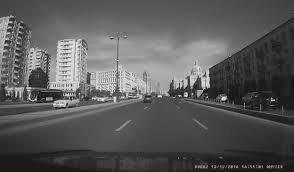
#> input picture p7/road.png, 294 x 172 px
$ python p7.py
#> lines starting #> are read from the running program, lines starting #| are printed output that depends on the picture

import cv2
import matplotlib.pyplot as plt

# Read the color image
img = cv2.imread("road.png")  # Load image in BGR format (default in OpenCV)
#> img is the input picture: shape (172, 294, 3); min 0, max 252, mean 89.2

# Check if the image loaded successfully
if img is None:
    print("Error: Image not found or path is incorrect.")
else:
    # Convert the image from BGR to HSV
    hsv = cv2.cvtColor(img, cv2.COLOR_BGR2HSV)
#> hsv: shape (172, 294, 3); mean H, S, V 0, 0, 89.2
    # Split into H, S, V channels
    h, s, v = cv2.split(hsv)
#> h: shape (172, 294); every value is 0

    # Apply histogram equalization on the V (brightness) channel
    v_eq = cv2.equalizeHist(v)
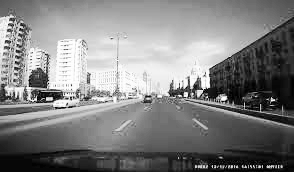
#> v_eq: shape (172, 294); min 0, max 255, mean 128.5

    # Merge the channels back
    hsv_eq = cv2.merge([h, s, v_eq])
#> hsv_eq: shape (172, 294, 3); mean H, S, V 0, 0, 128.5

    # Convert back to BGR (for OpenCV display) or RGB (for matplotlib)
    img_eq_bgr = cv2.cvtColor(hsv_eq, cv2.COLOR_HSV2BGR)
    img_eq_rgb = cv2.cvtColor(img_eq_bgr, cv2.COLOR_BGR2RGB)
    img_rgb = cv2.cvtColor(img, cv2.COLOR_BGR2RGB)  # Convert original image to RGB for display

    # Show original and equalized images
    plt.subplot(1, 2, 1)
    plt.title('Original RGB')
    plt.imshow(img_rgb)
    plt.axis('off')

    plt.subplot(1, 2, 2)
    plt.title('Equalized RGB')
    plt.imshow(img_eq_rgb)
    plt.axis('off')

    plt.tight_layout()

    # Save the comparison image
    plt.savefig('histogram_equalization_result.png', dpi=300, bbox_inches='tight')
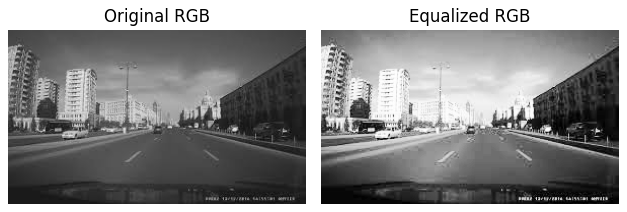
#> figure drawn by matplotlib, 2 panels

    plt.show()
